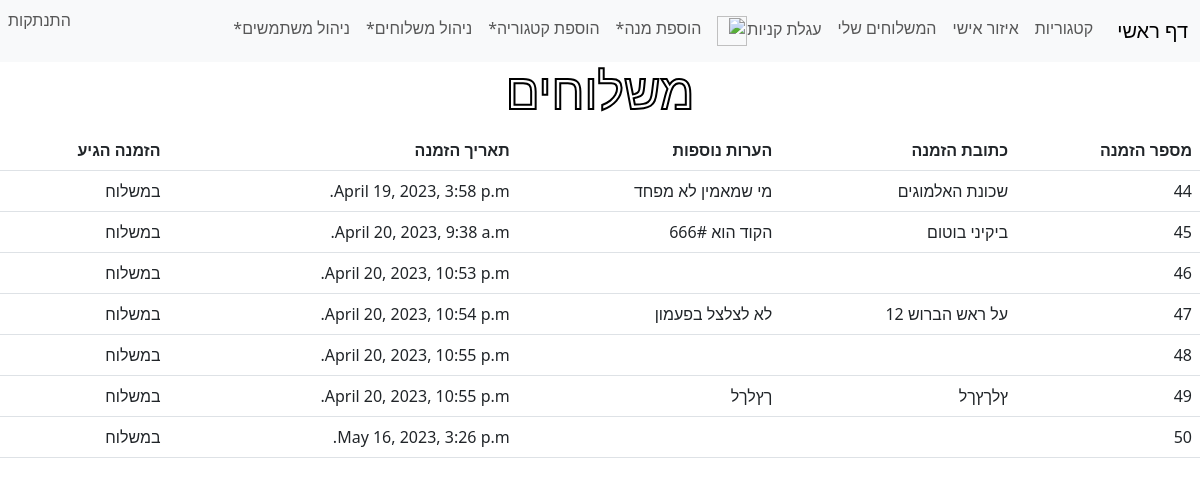
/manage_delivery/ (signed in), run on the app's committed database.
### order_site/models.py (models this page shows)
class Delivery(models.Model):
    is_delivered = models.BooleanField(default=False)
    address = models.CharField(blank=False, max_length=200)
    notes = models.CharField(max_length=500)
    created = models.DateTimeField(null=True)

### manager_site/views.py (the view)
# urls.py: path('manage_delivery/', views.manage_delivery, name="manage_del"),
@login_required(login_url="login")
def manage_delivery(request):
    deliveries = Delivery.objects.all()
    if not request.user.is_staff:
        raise PermissionDenied()
    return render(
        request, "manager_site/manage_delivery.html", {"deliveries": deliveries}
    )

### manager_site/templates/manager_site/manage_delivery.html (shortened to what this page needs)
{% extends 'layout.html' %} {% block content %}
<h1
  style="
    text-align: center;
    font-size: 50px;
    font-family: 'Franklin Gothic Medium', 'Arial Narrow', Arial, sans-serif;
    color: rgb(255, 255, 255);
    -webkit-text-stroke: 2px rgb(0, 0, 0);
  "
>משלוחים</h1>
<table class="table">
  <thead>
    <tr>
      <th scope="col">מספר הזמנה</th>
      <th scope="col">כתובת הזמנה</th>
      <th scope="col">הערות נוספות</th>
      <th scope="col">תאריך הזמנה</th>
      <th scope="col">הזמנה הגיע</th>
    </tr>
  </thead>
  <tbody>
    {% for delivery in deliveries %}
    <tr>
      <td scope="row">{{delivery.id}}</td>
      <td>{{delivery.address}}</td>
      <td>{{delivery.notes}}</td>
      <td>{{delivery.created}}</td>
      {% if delivery.is_delivered %}
      <td>הושלמה</td>
      {% else %}
      <td>
        במשלוח
      </td>
      {% endif %}
    </tr>
    {% endfor %}
  </tbody>
</table>
{% endblock %}

### templates/layout.html (shortened to what this page needs)
<!DOCTYPE html>
<html lang="en" dir="rtl">
  <head>
    <link
      rel="stylesheet"
      href="https://cdn.jsdelivr.net/npm/bootstrap@5.3.0-alpha3/dist/css/bootstrap.rtl.min.css"
    />
  </head >
  <nav class="navbar navbar-expand-sm bg-body-tertiary">
    <div class="container-fluid">
      <a class="navbar-brand" href="{% url 'home' %}">דף ראשי</a>
      <div class="collapse navbar-collapse" id="navbarNavDropdown">
        <ul class="navbar-nav">
          {% if request.user.username == "" %}
          <li class="nav-item">
            <a
              class="nav-link active"
              aria-current="page"
              href="{% url 'signup' %}"
              >הרשמה</a
            >
          </li>
          <li class="nav-item">
            <a class="nav-link" href="{% url 'login' %}">כניסת לקוח</a>
          </li>
          <li class="nav-item">
            <a class="nav-link" href="{% url 'login_manager' %}">כניסת מנהל</a>
          </li>
          {% else %}
          <li class="nav-item">
            <a class="nav-link" href="{% url 'categories' %}">קטגוריות</a>
          </li>
          <li class="nav-item position-absolute top-0 end-0">
            <a class="nav-link" href="{% url 'logout' %}">התנתקות</a>
          </li>
          <li class="nav-item">
            <a class="nav-link" href="{% url 'myinfo' %}">איזור אישי</a>
          </li>
          <li class="nav-item">
            <a class="nav-link" href="{% url 'mydeliveries' %}">המשלוחים שלי</a>
          </li>
          <li class="nav-item">
            <a class="nav-link" href="{% url 'cart' %}"
              >עגלת קניות<img
                src="https://media.istockphoto.com/id/1128767208/vector/shopping-cart-symbol.jpg?s=612x612&w=0&k=20&c=afpPygiYeH1fgr1QNWGKmucuaZZwjbsSpoVf0liEVtw="
                style="height: 30px; width: 30px"
            /></a>
          </li>
          {% endif %}
          {% if request.user.is_staff %}
          <li class="nav-item">
            <a class="nav-link" href="{% url 'add_dish' %}">הוספת מנה*</a>
          </li>
          <li class="nav-item">
            <a class="nav-link" href="{% url 'add_category' %}"
              >הוספת קטגוריה*</a
            >
          </li>
          <li class="nav-item">
            <a class="nav-link" href="{% url 'manage_del' %}">ניהול משלוחים*</a>
          </li>
          <li class="nav-item">
            <a class="nav-link" href="{% url 'manage_user' %}">ניהול משתמשים*</a>
          </li>
          {% endif %}
        </ul>
      </div>
    </div>
  </nav>
  <body>
    {% block content %} {% endblock %}
  </body>
</html>

### data on the page
Delivery: id "44", address "שכונת האלמוגים", notes "מי שמאמין לא מפחד", created "April 19, 2023, 3:58 p.m.", is_delivered "במשלוח"
Delivery: id "45", address "ביקיני בוטום", notes "הקוד הוא 666#", created "April 20, 2023, 9:38 a.m.", is_delivered "במשלוח"
Delivery: id "46", created "April 20, 2023, 10:53 p.m.", is_delivered "במשלוח"
Delivery: id "47", address "על ראש הברוש 12", notes "לא לצלצל בפעמון", created "April 20, 2023, 10:54 p.m.", is_delivered "במשלוח"
Delivery: id "48", created "April 20, 2023, 10:55 p.m.", is_delivered "במשלוח"
Delivery: id "49", address "ץלךץךל", notes "ךץלךל", created "April 20, 2023, 10:55 p.m.", is_delivered "במשלוח"
Delivery: id "50", created "May 16, 2023, 3:26 p.m.", is_delivered "במשלוח"
